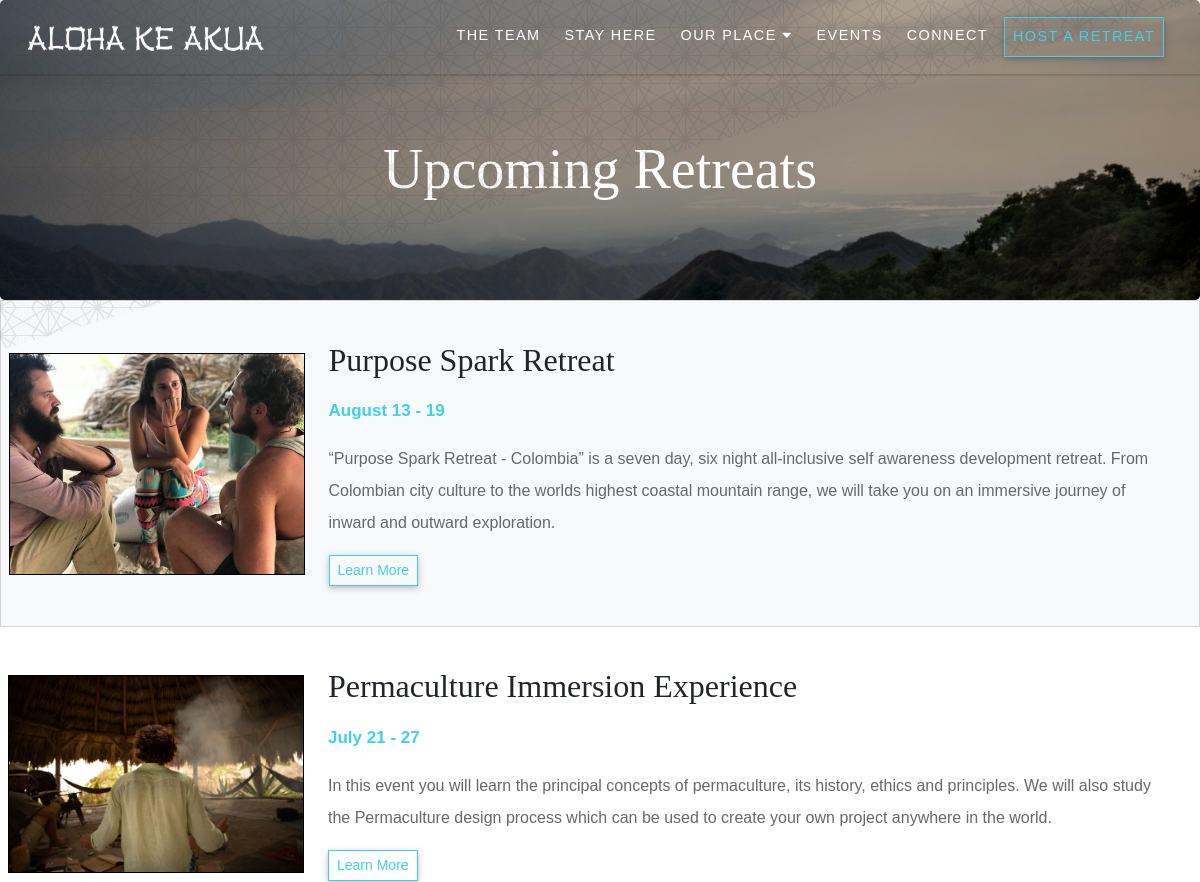
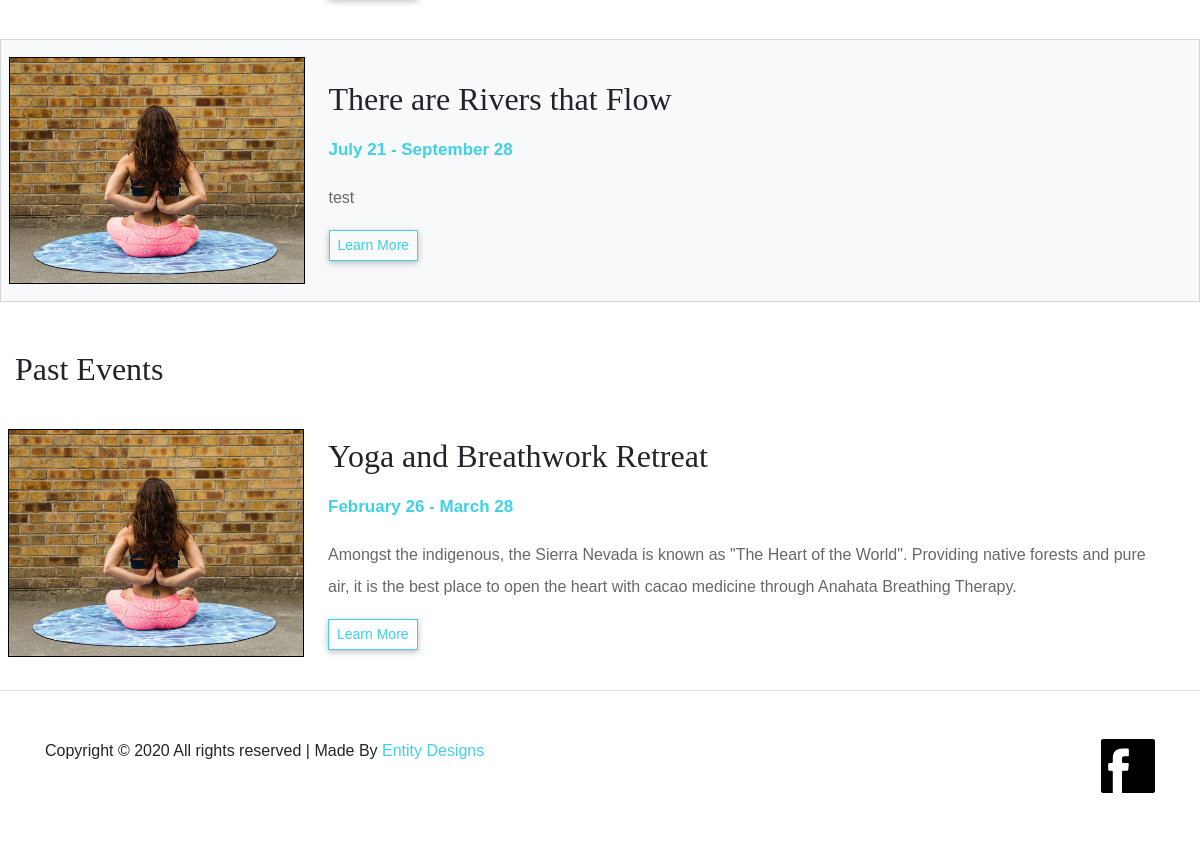
The page /retreats/events/ on the database as committed earlier (2 pictures, top to bottom).
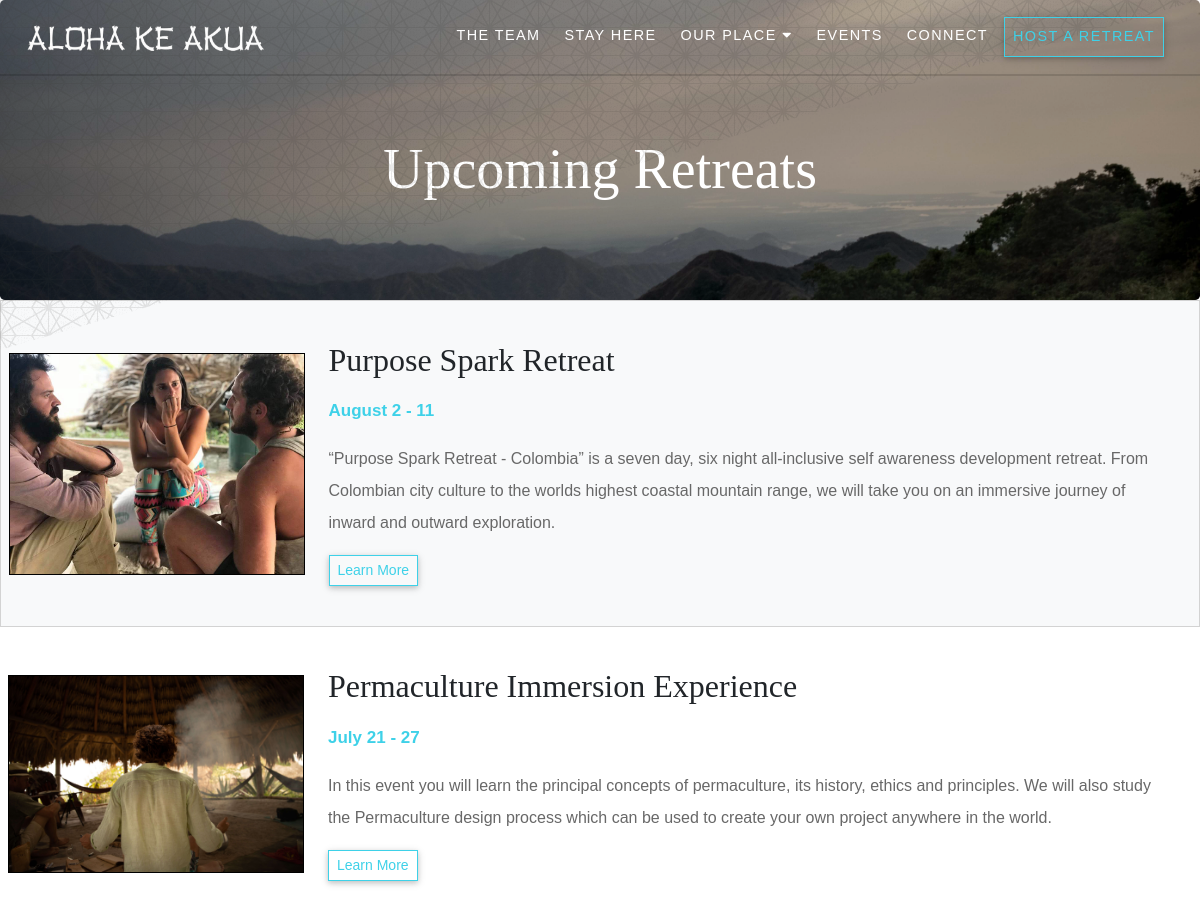
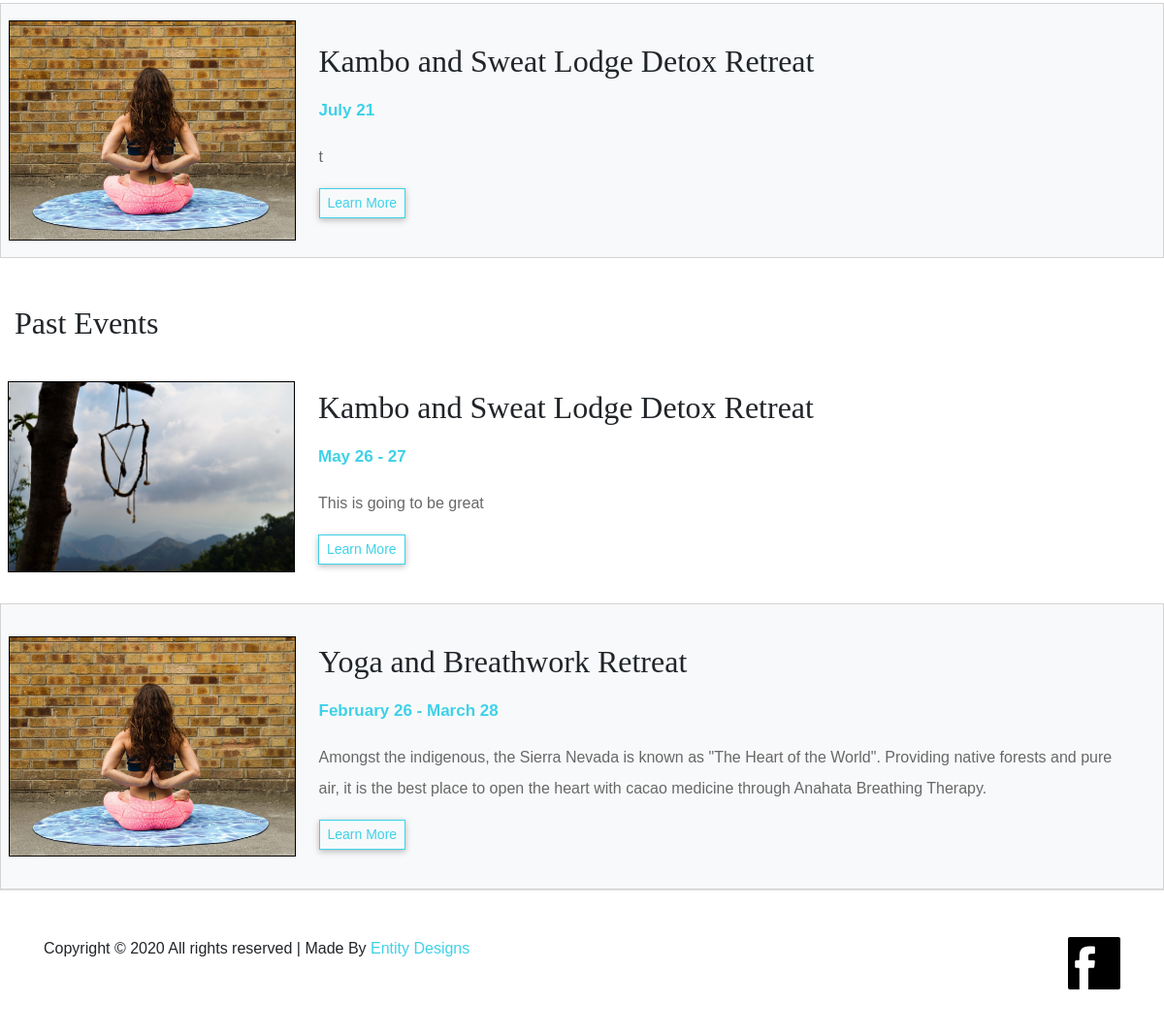
The same page on the database as committed later (2 pictures, top to bottom).
### retreats/models.py (models this page shows, shortened)
class Event(models.Model):
    title = models.CharField(max_length=200)
    home_image = models.ImageField(upload_to='img/', blank=True, default='img/yoga.jpg')
    start_date = models.DateField()
    end_date = models.DateField(blank=True, null=True)
    short_description = models.TextField(max_length=350, help_text='Enter a short description of the retreat')
    description = models.TextField(max_length=1500, help_text='Enter a description of the retreat')
    facilities = models.ManyToManyField(Facility, help_text='Select the Facilities Present', blank=True)
    host = models.TextField(max_length=1000, null=True, blank=True, help_text='Enter a description of the facilitator if there is one')
    schedule = models.TextField(max_length=1000, null=True, blank=True, help_text='Enter a description of the schedule if there is one')
    picture_position = models.CharField(max_length=6, default='center', help_text='Type: up, down, or center to choose header image position ')
    class Meta:
        ordering = ['-start_date']
    @property
    def months_different(self):
        if self.end_date:
            return self.start_date.strftime('%B') == self.end_date.strftime('%B')
    @property
    def current_event(self):
        today = date.today()
        if self.end_date:
            return self.end_date >= today
        return self.start_date >= today
    @property
    def position(self):
        if self.picture_position == 'up':
            return '25%'
        elif self.picture_position == 'center':
            return 'center'
        elif self.picture_position == 'down':
            return '75%'
    @property
    def past_event(self):
        today = date.today()
        if self.end_date:
            return self.end_date < today
        return self.start_date < today
    def get_absolute_url(self):
        return reverse('event-detail', args=[str(self.id)])

### retreats/views.py (the view)
# urls.py: path('events/', views.EventList.as_view(), name='events'),
class EventList(generic.ListView):
    model = Event

### retreats/templates/retreats/event_list.html (shortened to what this page needs)
{% extends "base_generic.html" %}
{% block content %}
<section id="retreat-header"
    class="jumbotron text-center d-flex flex-column justify-content-center align-items-center mb-0 header-mobile">
    <h2 class="display-4 mt-5">Upcoming Retreats</h2>
</section>
<section id="content" class="d-flex flex-column text-md-left text-center">
    <div class="container-fluid retreat">
        {% if event_list %}
        {% for event in event_list %}
        {% if event.current_event %}
        <div class="row align-items-center px-2 py-3 color-background">
            <div class="col-md-3 px-0 order-2 order-md-1">
                {% load static %}
                <img src="/media/{{ event.home_image }}" />
            </div>
            <div class="col-md-9 px-lg-4 px-4 py-4 mt-5 mt-lg-0 order-1 order-md-2">
                <h2 class="display-5 mb-3">{{ event.title }}</h2>
                <p class="card-date"><strong>{{ event.start_date|date:'F j'}}
                    {% if event.end_date != null %} -
                    {% if event.months_different %}
                    {{ event.end_date|date:'j' }}
                    {% else %}
                    {{ event.end_date|date:'F j' }}
                    {% endif %}
                    {% endif %}</strong></p>
                <p>{{ event.short_description }}</p>
                <a href="{{ event.get_absolute_url }}" class="btn rounded-0 btn-sm" id="btn-custom">Learn More</a>
            </div>
        </div>
        {% endif %}
        {% endfor %}
        {% endif %}
<h2 class='pt-5'>Past Events</h2>
        {% if event_list %}
        {% for event in event_list %}
        {% if event.past_event %}
        <div class="row align-items-center px-2 py-3 color-background-past">
            <div class="col-md-3 px-0 order-2 order-md-1">
                {% load static %}
                <img src="/media/{{ event.home_image }}" />
            </div>
            <div class="col-md-9 px-lg-4 px-4 py-4 mt-5 mt-lg-0 order-1 order-md-2">
                <h2 class="display-5 mb-3">{{ event.title }}</h2>
                <p class="card-date"><strong>{{ event.start_date|date:'F j'}}
                    {% if event.end_date != null %} -
                    {% if event.months_different %}
                    {{ event.end_date|date:'j' }}
                    {% else %}
                    {{ event.end_date|date:'F j' }}
                    {% endif %}
                    {% endif %}</strong></p>
                <p>{{ event.short_description }}</p>
                <a href="{{ event.get_absolute_url }}" class="btn rounded-0 btn-sm" id="btn-custom">Learn More</a>
            </div>
        </div>
        {% endif %}
        {% endfor %}
        {% endif %}
    </div>
</section>
{% endblock %}

### retreats/templates/base_generic.html (shortened to what this page needs)
<!DOCTYPE html>
<html lang="en">
<head>
    <link rel="stylesheet" href="https://stackpath.bootstrapcdn.com/bootstrap/4.1.3/css/bootstrap.min.css"
>
    <link rel="stylesheet" href="https://use.fontawesome.com/releases/v5.4.1/css/all.css"
>
    {% load static %}
    <link rel="stylesheet" href="{% static 'css/main.css' %}">
    {% load static %}
</head>
<body>
    <nav id="mainNavbar" class="navbar navbar-dark navbar-expand-lg fixed-top scrolled-top">
        <a href="{% url 'index' %}" class="navbar-brand">
            {% load static %}
            <img src="{% static 'img/logo-transparent.png' %}" width="250" height="30">
        </a>
        <div class="collapse navbar-collapse" id="navLinks">
            <ul class="navbar-nav justify-content-end">
                <li class="nav-item px-lg-1 px-md-1">
                    <a class="nav-link" href="{% url 'about_us' %}">The Team</a>
                </li>
                <li class="nav-item px-lg-1 px-md-1">
                    <a class="nav-link" href="{% url 'accomodations' %}">Stay Here</a>
                </li>
                <div class="dropdown">
                    <li class="nav-item px-lg-1 px-md-1">
                        <a class="nav-link" href="#">Our Place <i class="fa fa-caret-down"></i></a>
                    </li>
                </div>
                <li class="nav-item px-lg-1 px-md-1">
                    <a class="nav-link" href="{% url 'events' %}">Events</a>
                </li>
                <li class="nav-item px-lg-1 px-md-1">
                    <a class="nav-link" href="{% url 'connect' %}">Connect</a>
                </li>
                <li class="nav-item px-lg-1 px-md-1 mr-3">
                    <a class="nav-link d-inline d-lg-block" id="btn-custom" href="{% url 'host' %}">Host a Retreat</a>
                </li>
            </ul>
        </div>
    </nav>
    {% block content %} {% endblock %}
    <footer class="py-5">
        <div class="container" id="content-footer">
            <div class="row">
                <div class="col-12 col-md-6 text-md-left text-center">
                    Copyright ©  All rights reserved | Made By <a href="http://entitydesigns.ca" target="_blank">Entity
                        Designs</a>
                </div>
                <div class="col-12 col-md-6 text-md-right text-center mt-5 mt-md-0">
                    <a href="http://facebook.com/alohakeakuaretreat" target="_blank">
                        {% load static %}
                        <img src="{% static 'img/facebook.svg' %}"></a>
                </div>
            </div>
        </div>
    </footer>
</body>
</html>

### retreats/static/css/main.css (style rules this page uses)
* { font-family: "Gotham", sans-serif; }
h1, h2, h3, h4, h5, h1 a { font-family: "Gotham Thin"; }
p { font-family: "Gotham", sans-serif; color: #686868; -webkit-font-smoothing: antialiased; font-size: 16px; line-height: 2rem; }
.navbar { padding: 1rem 1rem !important; }
.navbar-nav { -webkit-box-flex: 1; -ms-flex: 1; flex: 1; -webkit-box-pack: start; -ms-flex-pack: start; justify-content: start; -ms-flex-line-pack: start; align-content: start; }
#mainNavbar { font-size: .9em; text-transform: uppercase; letter-spacing: .1em; border-bottom: 2px solid rgba(0, 0, 0, 0.125); }
#mainNavbar .nav-link { color: white; }
.navbar-collapse { width: auto !important; }
li { display: block; transition-duration: 0.5s; }
#btn-custom { border: 1px #3ed1e8 solid; color: #3ed1e8 !important; -webkit-box-shadow: 0 2px 5px 0 rgba(0, 0, 0, 0.16), 0 2px 10px 0 rgba(0, 0, 0, 0.12); box-shadow: 0 2px 5px 0 rgba(0, 0, 0, 0.16), 0 2px 10px 0 rgba(0, 0, 0, 0.12); }
#retreat-header { background: url("/static/img/jungle.jpg") center center/cover no-repeat; -webkit-box-shadow: inset 0 0 0 1000px rgba(0, 0, 0, 0.3); box-shadow: inset 0 0 0 1000px rgba(0, 0, 0, 0.3); height: 300px; color: white; }
#retreat-header:before { position: absolute; content: ''; top: 0; right: 0; bottom: 0; left: 0; background: url("/static/img/black-thread.png"); -webkit-clip-path: polygon(100% 0, 8% 0, 0 0, 0 100%); clip-path: polygon(100% 0, 8% 0, 0 0, 0 100%); opacity: .4; height: 350px; }
#content img { width: 100%; border: 1px solid black; }
.card-date { color: #3ed1e8; font-size: 17px; }
footer { border-top: 1px solid rgba(0, 0, 0, 0.125); }
footer a { color: #3ed1e8; }
a:hover p, h2 { display: inline-block; text-decoration: none !important; }
#content-footer img { width: 10%; }
.color-background:nth-child(odd) { background-color: #f8f9fa; border: 1px solid lightgray; }
.color-background-past:nth-child(even) { background-color: #f8f9fa; border: 1px solid lightgray; }

Rows that differ between the two databases and show on the page:
removed Event: home_image (picture), title "There are Rivers that Flow", start_date "July 21", end_date "September 28", short_description "test", shown under "Upcoming Retreats"
changed Event "Purpose Spark Retreat": start_date "August 13" → "August 2"; end_date "19" → "11"
added Event: home_image (picture), title "Kambo and Sweat Lodge Detox Retreat", start_date "July 21", short_description "t", shown under "Upcoming Retreats"
added Event: home_image (picture), title "Kambo and Sweat Lodge Detox Retreat", start_date "May 26", end_date "27", short_description "This is going to be great", shown under "Past Events"
